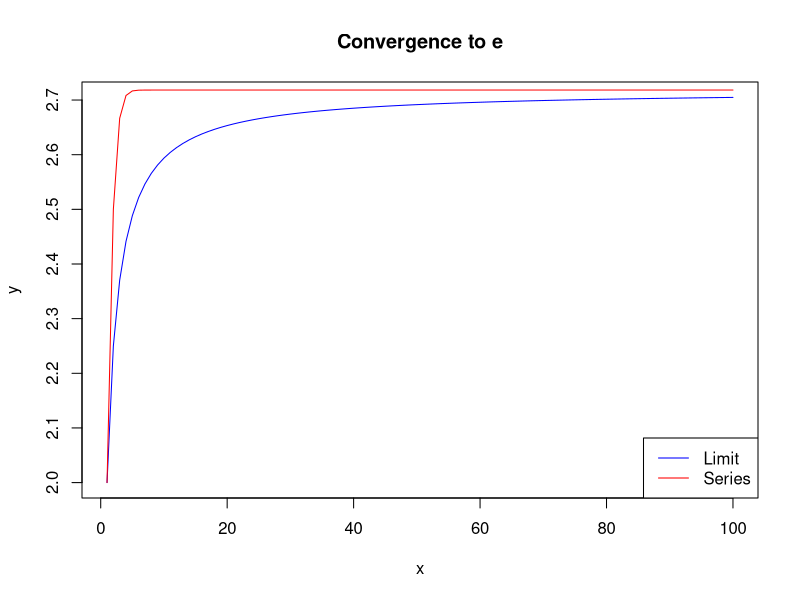
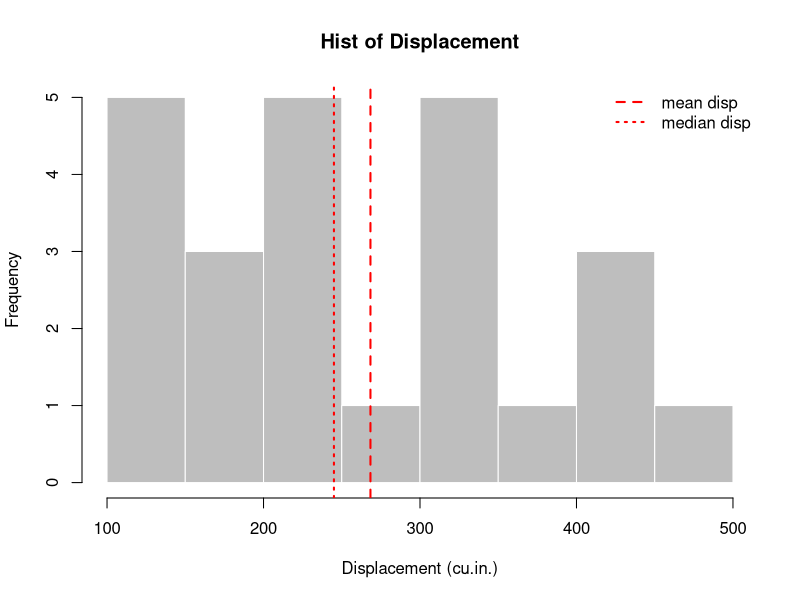
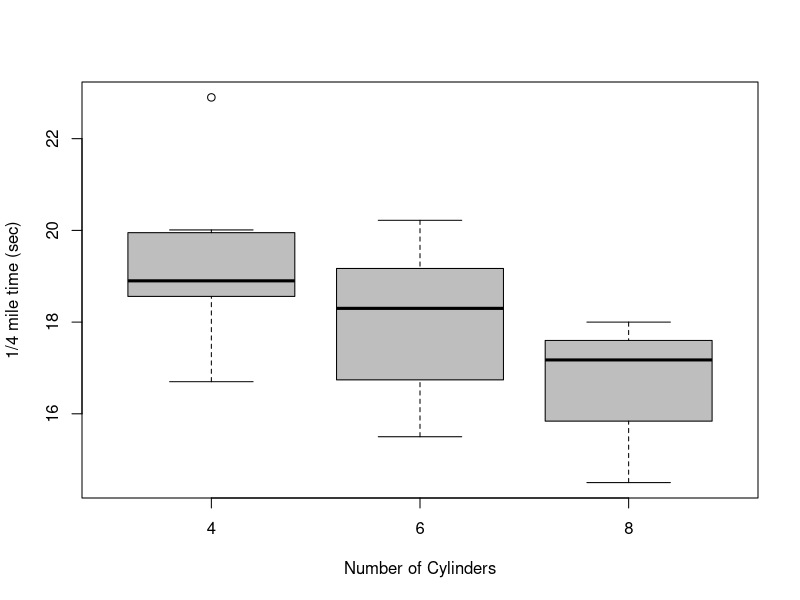
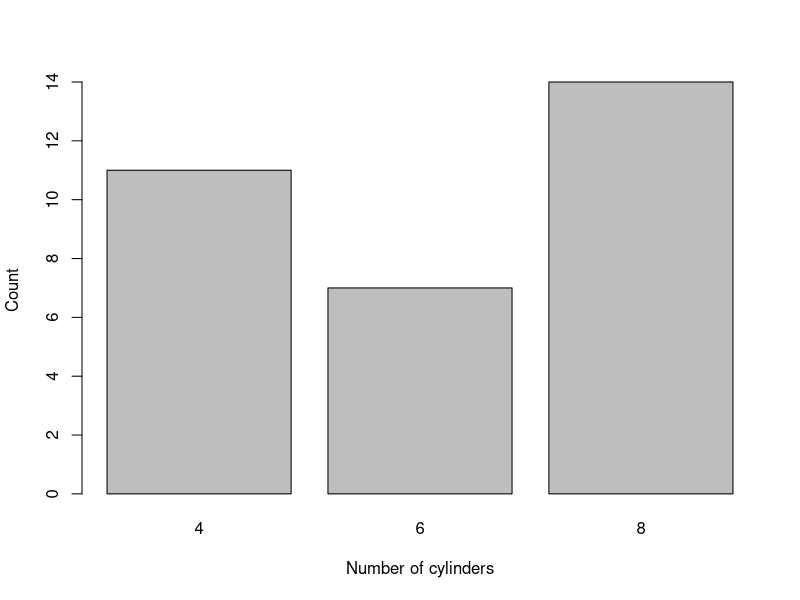

The R script that drew these images, in order:
## ---- chunk 1

x <- 1:100


limit <- (1 + 1/x)^x
series <- sapply(x, function(n) sum(1/factorial(0:n)))


plot(x, limit, type = "l", col = "blue", xlab = "x", ylab = "y", main = "Convergence to e")
lines(x, series, col = "red")


legend("bottomright", legend = c("Limit", "Series"), col = c("blue", "red"), lty = 1)

## ---- chunk 2
# Sample data
displacement <- c(110, 120, 130, 140, 150, 160, 170, 200, 210, 220, 230, 240, 250, 300, 310, 320, 330, 340, 350, 400, 410, 420, 430, 500)

# Mean and median of the data
mean_disp <- mean(displacement)
median_disp <- median(displacement)

# Histogram with mean and median lines
hist(displacement, 
     main = "Hist of Displacement", 
     xlab = "Displacement (cu.in.)", 
     col = "gray", 
     border = "white")

# Add mean line
abline(v = mean_disp, 
       col = "red", 
       lwd = 2, 
       lty = 2)

# Add median line
abline(v = median_disp, 
       col = "red", 
       lwd = 2, 
       lty = 3)

# Add legend
legend("topright", 
       legend = c("mean disp", "median disp"), 
       col = c("red", "red"), 
       lty = c(2, 3), 
       lwd = 2, 
       box.lty = 0)
## ---- chunk 3
# Sample data
cyl <- c(4, 4, 4, 4, 4, 6, 6, 6, 6, 6, 6, 8, 8, 8, 8, 8, 8, 8, 8)
quarter_mile_time <- c(18.5, 19.0, 18.7, 17.5, 22.1, 17.8, 19.2, 18.6, 20.1, 16.9, 19.4, 15.2, 14.5, 16.2, 17.1, 16.7, 15.5, 17.0, 14.9)

# Sample data similar to the 'mtcars' dataset
data <- mtcars

# Create a boxplot for 1/4 mile time (qsec) by number of cylinders (cyl)
boxplot(qsec ~ cyl, 
        data = data,
        xlab = "Number of Cylinders", 
        ylab = "1/4 mile time (sec)",
        main = "",
        col = "gray")

## ---- chunk 4
# Sample data
cylinders <- c(4, 6, 8)
counts <- c(11, 7, 14)

# Create the bar plot
barplot(counts, names.arg = cylinders, xlab = "Number of cylinders", ylab = "Count", col = "grey")

